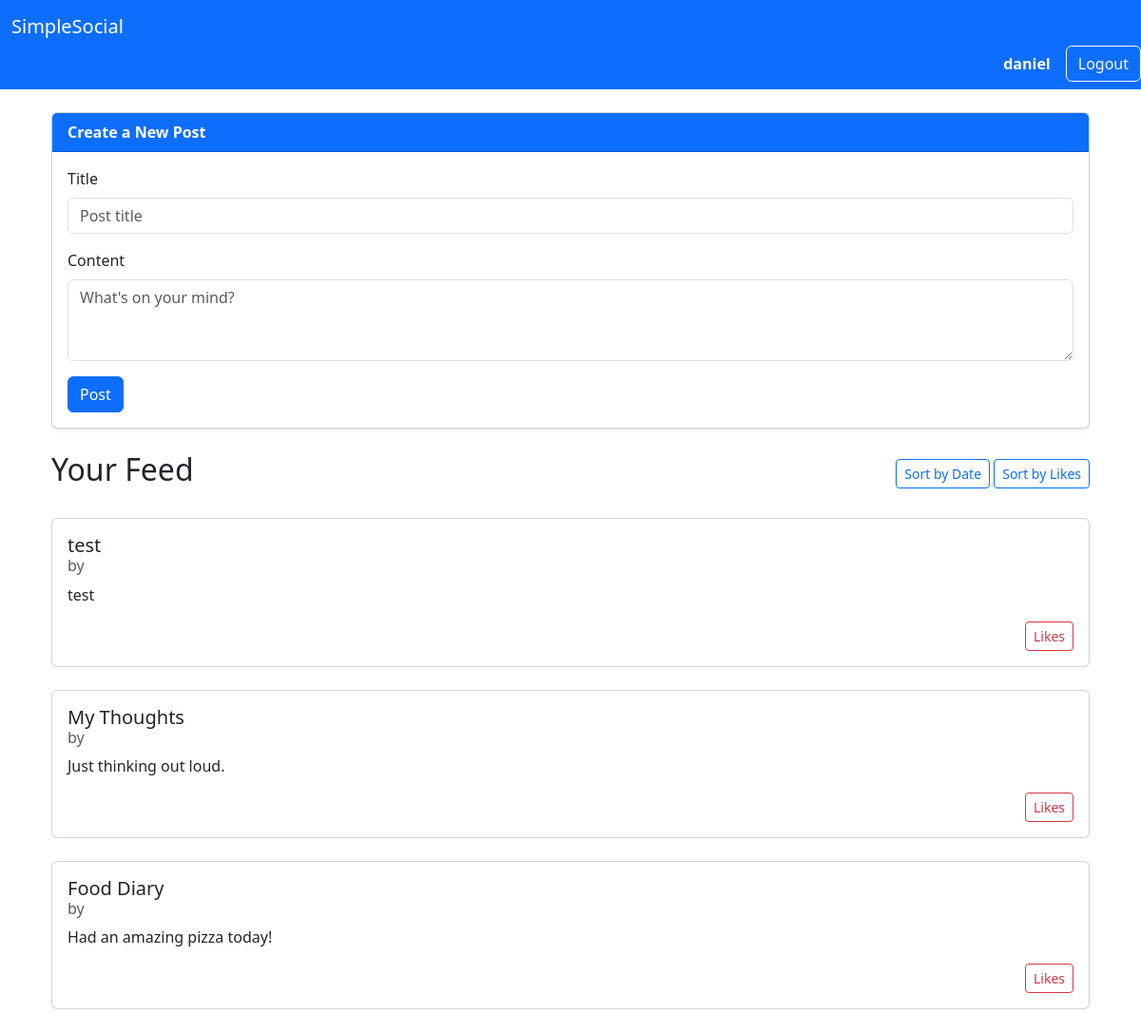
The app's page /feed (signed in) with its own data.
### tables this page shows
CREATE TABLE users (
    user_id INTEGER PRIMARY KEY,
    username VARCHAR(15) UNIQUE NOT NULL,
    password VARCHAR(255) NOT NULL,
    email VARCHAR(50) UNIQUE NOT NULL,
    role TEXT NOT NULL CHECK(role IN ('admin', 'user')),
    date TIMESTAMP DEFAULT CURRENT_TIMESTAMP
);

CREATE TABLE posts (
    post_id INTEGER PRIMARY KEY,
    user_id INTEGER NOT NULL,
    title TEXT NOT NULL,
    content TEXT NOT NULL,
    date TIMESTAMP DEFAULT CURRENT_TIMESTAMP,
    FOREIGN KEY (user_id) REFERENCES users (user_id)
);

### app.py (the view)
@app.route("/feed")
def feed():
    db = get_db()
    username = session.get("username")
    posts = select_posts(db, username)
    return render_template('feed.html', posts=posts)

### app.py (called while the page is built)
def get_db():
    if not hasattr(g, "_database"):
        print("Creating new database connection")
        g._database = create_connection(database)
    return g._database

@app.teardown_appcontext
def teardown_db(error):
    db = getattr(g, '_database', None)
    if db is not None:
        print("Closing database connection")
        db.close()

### setup_db.py (called while the page is built)
def create_connection(db_file):
    conn = None
    try:
        conn = sqlite3.connect(db_file)
        return conn
    except Error as e:
        print(f"Error: {e}")
    return conn

def select_posts(conn, username):
    try:
        conn.row_factory = sqlite3.Row
        cur = conn.cursor()
        sql = """
        SELECT
        p.post_id, u.username, p.title, p.content, p.date
        FROM posts p
        JOIN users u ON p.user_id = u.user_id
        WHERE p.user_id = (SELECT user_id FROM users WHERE username = ?)
        OR p.user_id IN (
            SELECT user_id
            FROM followers
            WHERE follower_user_id = (SELECT user_id FROM users WHERE username = ?)
        )
        ORDER BY p.date DESC;
        """
        cur.execute(sql, (username, username))
        result = cur.fetchall()
        return result
    except Error as e:
        print(f"Error: {e}")
        return None

### templates/feed.html (shortened to what this page needs)
{% extends "base.html" %}
{% block content %}
<div class="container">
    <div class="card mb-4 shadow-sm">
        <div class="card-header bg-primary text-white">
            <strong>Create a New Post</strong>
        </div>
        <div class="card-body">
            <form method="POST" action="{{ url_for('create_post') }}">
                <div class="mb-3">
                    <label for="title" class="form-label">Title</label>
                    <input type="text" name="title" id="title" class="form-control" maxlength="30" placeholder="Post title" required>
                </div>
                <div class="mb-3">
                    <label for="content" class="form-label">Content</label>
                    <textarea name="content" id="content" class="form-control" rows="3" maxlength="255" placeholder="What's on your mind?" required></textarea>
                </div>
                <button type="submit" class="btn btn-primary">Post</button>
            </form>
        </div>
    </div>
    <div class="d-flex justify-content-between align-items-center mb-4">
        <h2>Your Feed</h2>
        <div>
            <form method="GET" class="d-inline">
                <button type="submit" class="btn btn-outline-primary btn-sm">Sort by Date</button>
            </form>
            <form method="GET" class="d-inline">
                <button type="submit" class="btn btn-outline-primary btn-sm">Sort by Likes</button>
            </form>
        </div>
    </div>
    {% for post in posts %}
    <div class="card mb-4">
        <div class="card-body">
            <h5 class="card-title mb-1"><a href="{{ url_for('post', post_id=post.post_id) }}" class="text-decoration-none text-dark">
                {{ post.title }}</a>
            </h5>
            <h6 class="card-subtitle text-muted mb-2">
                by
            </h6>
            <p class="card-text">{{ post.content }}</p>
            <div class="d-flex justify-content-between align-items-center">
                <form method="POST" action="{{ url_for('like_post', post_id=post.post_id) }}">
                    <button type="submit" class="btn btn-sm btn-outline-danger">
                        {{ post.like_count }} Likes
                    </button>
                </form>
            </div>
        </div>
    </div>
    {% else %}
    <p class="text-muted">No posts.</p>
    {% endfor %}
</div>
{% endblock %}

### templates/base.html (shortened to what this page needs)
<!DOCTYPE html>
<html lang="en">
<head>
    <link href="https://cdn.jsdelivr.net/npm/bootstrap@5.3.3/dist/css/bootstrap.min.css" rel="stylesheet">
</head>
<body>
    <nav class="navbar navbar-dark bg-primary mb-4">
        <div class="container-fluid">
            <a class="navbar-brand" href="{{ url_for('index') }}">SimpleSocial</a>
        </div>
        {% if session.get('username') %}
            <div class="d-flex align-items-center ms-auto">
                <a href="{{ url_for('profile', username=session.get('username')) }}" class="me-3 text-white text-decoration-none fw-semibold">
                    {{ session.get('username') }}
                </a>
                <form method="POST" action="{{ url_for('logout') }}">
                    <button type="submit" class="btn btn-outline-light">Logout</button>
                </form>
            </div>
        {% endif %}
    </nav>
    <div class="container">
        {% block content %}
        {% endblock %}
    </div>
</body>
</html>

### records on screen
users: get "daniel"
posts: title "test", content "test"
posts: title "My Thoughts", content "Just thinking out loud."
posts: title "Food Diary", content "Had an amazing pizza today!"
